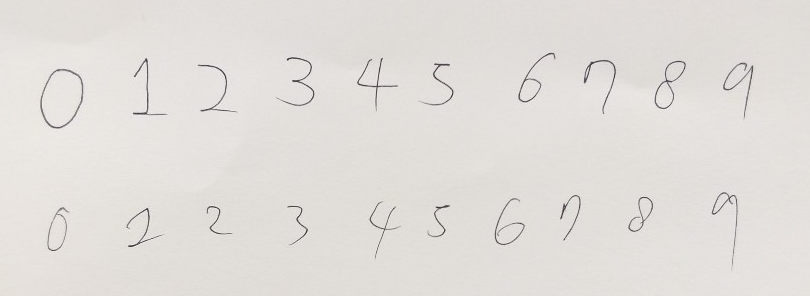
#> input picture number_data/20.jpg, 810 x 296 px
$ jupyter execute --allow-errors predict_ROI_number.ipynb   (shell and % lines are left out)   (older library calls are emulated)
#> lines starting #> are read from the running program, lines starting #| are printed output that depends on the picture; after the words box and inside, x2 and y2 are one past the last pixel; in counts of white or black regions, pixels touching at a corner belong together
[cell 1]
import cv2
import numpy as np
import matplotlib.pyplot as plt

img = cv2.imread('number_data/20.jpg')
#> img is the input picture: shape (296, 810, 3); mean B, G, R 218.1, 222.1, 225.7

plt.figure(figsize=(15,12))
plt.imshow(img)

[cell 2]
img_gray = cv2.cvtColor(img, cv2.COLOR_BGR2GRAY)
plt.figure(figsize=(15,12))
plt.imshow(img_gray);

[cell 3]
img_blur = cv2.GaussianBlur(img_gray, (5, 5), 0)
plt.figure(figsize=(15,12))
plt.imshow(img_blur);

[cell 4]
ret, img_th = cv2.threshold(img_blur, 200, 200, cv2.THRESH_BINARY_INV)
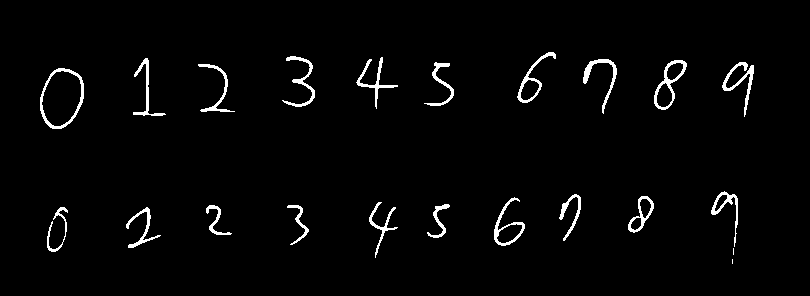
#> img_th: shape (296, 810); values 0 (black) and 200 (white), 2.5% white; 22 white regions (2 under 20 px)

image, contours, hierachy= cv2.findContours(img_th.copy(),
                                 cv2.RETR_EXTERNAL, cv2.CHAIN_APPROX_SIMPLE)
#> contours = 22 contours, 2 with area under 20; largest, box (x1, y1, x2, y2) and area: (40, 68, 84, 129) 1988, (654, 60, 687, 110) 782, (494, 197, 525, 246) 555, (517, 52, 556, 103) 510, (628, 196, 654, 233) 452

rects = [cv2.boundingRect(each) for each in contours]
#> rects = 22 items, first 6: (732, 259, 1, 5), (733, 248, 1, 7), (126, 207, 35, 41), (47, 207, 21, 45), (287, 205, 22, 40), (206, 205, 26, 30)
print(len(rects))
#| 22

[cell 5]
tmp = [w*h for (x,y,w,h) in rects]
#> tmp = [5, 7, 1435, 945, 880, 780, 782, 1624, 1519, 962, 1034, 1512, 2684, 1776, 1760, 1320, 1650, 1870, 1914, 2184, 1683, 1989]
tmp.sort()
#tmp

[cell 6]
rects = [(x,y,w,h) for (x,y,w,h) in rects if ((w*h>500)and(w*h<500000))]
#> rects = 20 items, first 6: (126, 207, 35, 41), (47, 207, 21, 45), (287, 205, 22, 40), (206, 205, 26, 30), (427, 204, 23, 34), (369, 202, 29, 56)
print(len(rects))
#| 20
rects
#> Out has the same summary as rects

[cell 7]
img_result = []
img_for_class = img.copy()
t_img = img.copy()

margin_pixel = 10

for rect in rects:
    #[y:y+h, x:x+w]
    img_result.append(
        img_for_class[rect[1]-margin_pixel : rect[1]+rect[3]+margin_pixel,
                      rect[0]-margin_pixel : rect[0]+rect[2]+margin_pixel])

    # Draw the rectangles
    cv2.rectangle(t_img, (rect[0], rect[1]),
                  (rect[0] + rect[2], rect[1] + rect[3]), (0, 255, 0), 5)
#> this loop made 20 passes
#> rect on passes 1 to 12: (126, 207, 35, 41), (47, 207, 21, 45), (287, 205, 22, 40), (206, 205, 26, 30), (427, 204, 23, 34), (369, 202, 29, 56), (494, 197, 31, 49), (628, 196, 26, 37), (559, 194, 22, 47), (711, 191, 27, 56), (40, 68, 44, 61), (198, 64, 37, 48)
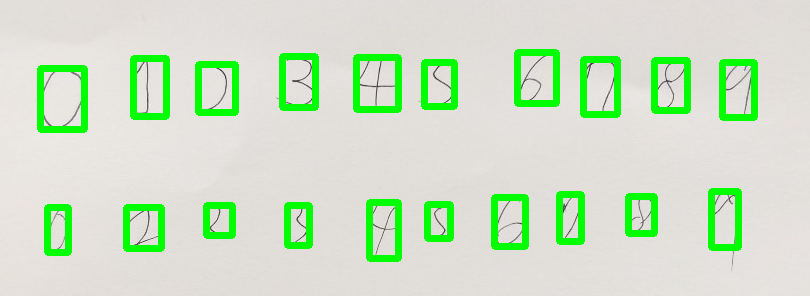
#> t_img: shape (296, 810, 3); 9.05% of pixels changed, all inside (x1, y1, x2, y2) = (37, 49, 758, 262)
#> after the loop, img_result = 20 items

plt.figure(figsize=(15,12))
plt.imshow(t_img);

[cell 8]
plt.imshow(img_result[0]);
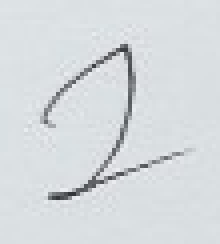
#> shown: shape (61, 55, 3) (shown 4 times larger); mean R, G, B 214.2, 218.9, 222.1

[cell 9]
plt.imshow(cv2.resize(img_result[0], (28,28)));
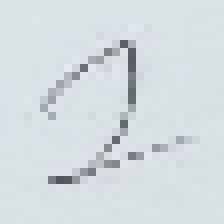
#> shown: shape (28, 28, 3) (shown 8 times larger); mean R, G, B 213.9, 218.6, 221.8

[cell 10]
count = 0
nrows = 4
ncols = 5

plt.figure(figsize=(12,8))

for n in img_result:
    count += 1
    plt.subplot(nrows, ncols, count)
    plt.imshow(cv2.resize(n,(28,28)), cmap='Greys', interpolation='nearest')
#> this loop made 20 passes
#> after the loop, count = 20

plt.tight_layout()
plt.show()
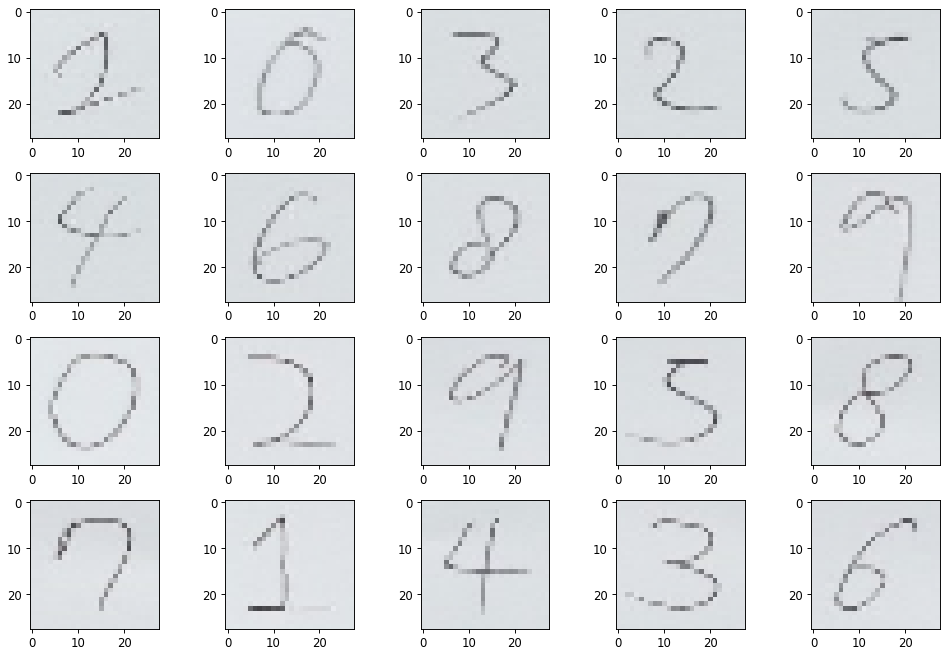
#> figure drawn by matplotlib, 20 panels

[cell 11]
import warnings
warnings.simplefilter(action='ignore', category=FutureWarning)

import sys
import tensorflow as tf
import keras

from keras.models import load_model
#> (the rest of this cell did not finish here and is left out)

[cell 12]
def num_to_mnist(num):
    M = np.ones(num.shape, dtype = "uint8") * 20 # 손 글씨 이미지가 어두워서 밝게 함
    num = cv2.add(num, M)
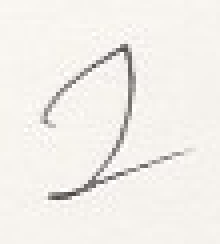
#> num: shape (61, 55, 3) (shown 4 times larger); mean of channels 0, 1, 2 234.2, 238.9, 242.1; drawn as B, G, R
    num = cv2.resize(num, (28,28), interpolation=cv2.INTER_AREA)[:,:,1]
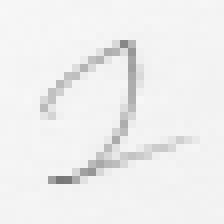
#> num: shape (28, 28) (shown 8 times larger); min 120, max 247, mean 238.9
    num = (num > 215) * num
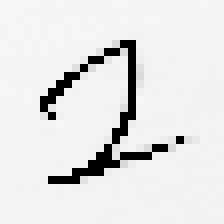
#> num: shape (28, 28) (shown 8 times larger); min 0, max 247, mean 226.4
    num = cv2.bitwise_not(num)
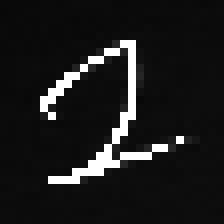
#> num: shape (28, 28) (shown 8 times larger); min 8, max 255, mean 28.6
    num = num.astype('float32') / 255.
    return num

[cell 13]
test_num = num_to_mnist(img_result[0])

#plt.imshow(test_num, cmap='Greys', interpolation='nearest');
plt.imshow(test_num)

test_num = test_num.reshape((1, 28, 28, 1))

#> (the rest of this cell did not finish here and is left out)

[cell 14]
count = 0
nrows = 4
ncols = 5

plt.figure(figsize=(12,8))

#> (the rest of this cell did not finish here and is left out)

[cell 15]
img_for_class = img.copy()
t_img = img.copy()

margin_pixel = 10
count = 0
#> (the rest of this cell did not finish here and is left out)

[cell 16]
cv2.imwrite("predict_ROI_number.jpg", t_img)
#> Out = True
